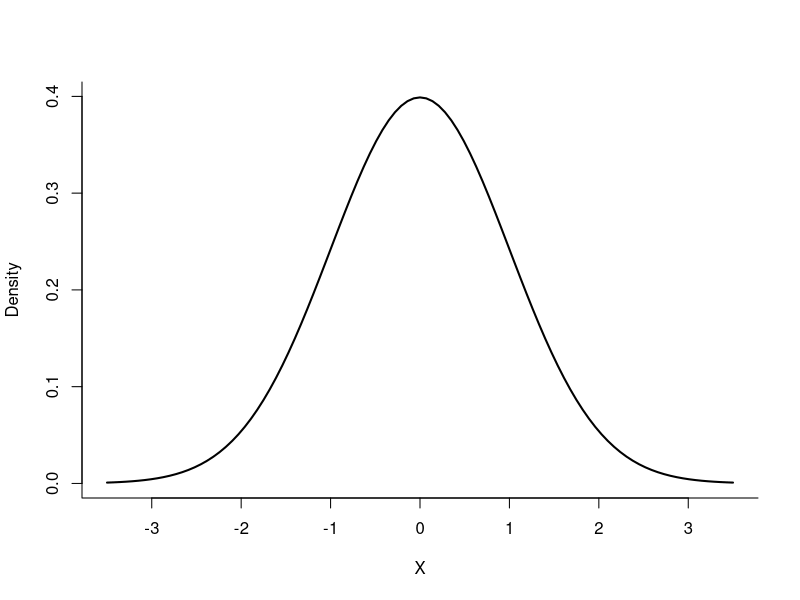
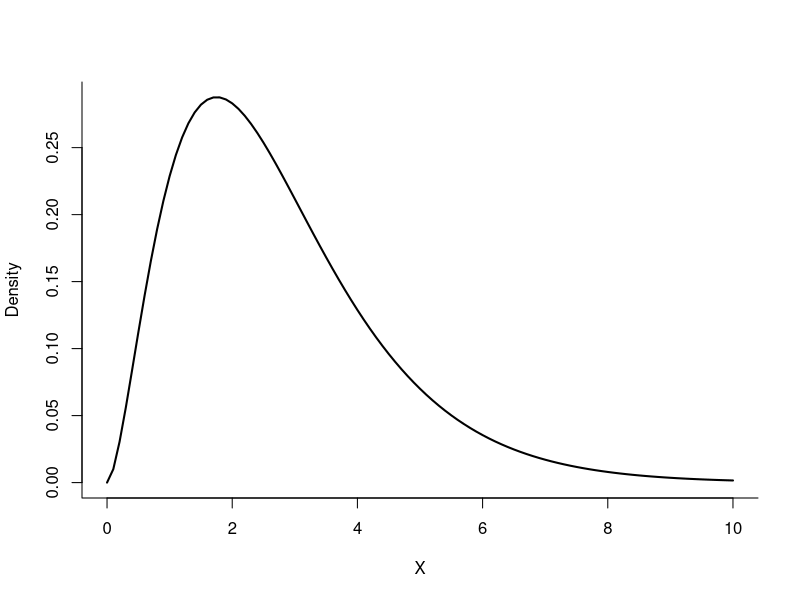
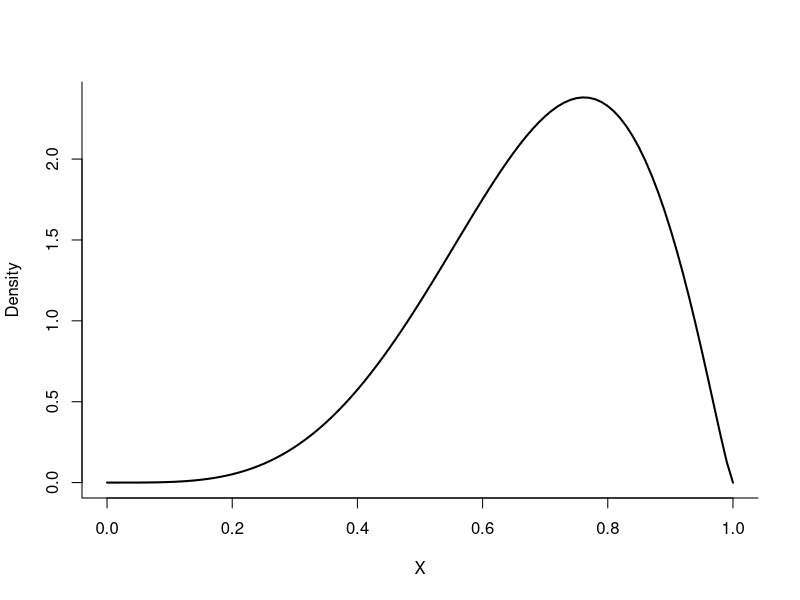

These figures' R source, in order:
# curve(
#     dlnorm(x, meanlog = 0, sdlog = 1),
#     from = 0,
#     to = 10,
#     lwd = 2,
#     xlab = "x",
#     ylab = "Density",
#     main = "Right-Skewed Distribution"
# )

# curve(
#     dlnorm(10 - x, meanlog = 0, sdlog = 0.6),
#     from = 0,
#     to = 10,
#     lwd = 2,
#     xlab = "x",
#     ylab = "Density",
#     main = "Left-Skewed Distribution"
# )

pdf("symmetric.pdf", width = 6, height = 4)
curve(
    dnorm(x),
    from = -3.5,
    to =3.5,
    lwd = 2,
    xlab = "X",
    ylab = "Density",
    # main = "Symmetric Distribution",
    bty = "l"
)
dev.off()


pdf("right-skewed.pdf", width = 6, height = 4)
curve(
    dgamma(x, shape = 2.75, scale = 1),
    from = 0,
    to = 10,
    lwd = 2,
    xlab = "X",
    ylab = "Density",
    # main = "Right-Skewed Distribution",
    bty = "l"
)
dev.off()


pdf("left-skewed.pdf", width = 6, height = 4)
curve(
    dbeta(x, shape1 = 5, shape2 = 2.25),
    from = 0,
    to = 1,
    lwd = 2,
    xlab = "X",
    ylab = "Density",
    # main = "Left-Skewed Distribution",
    bty = "l"
)
dev.off()
